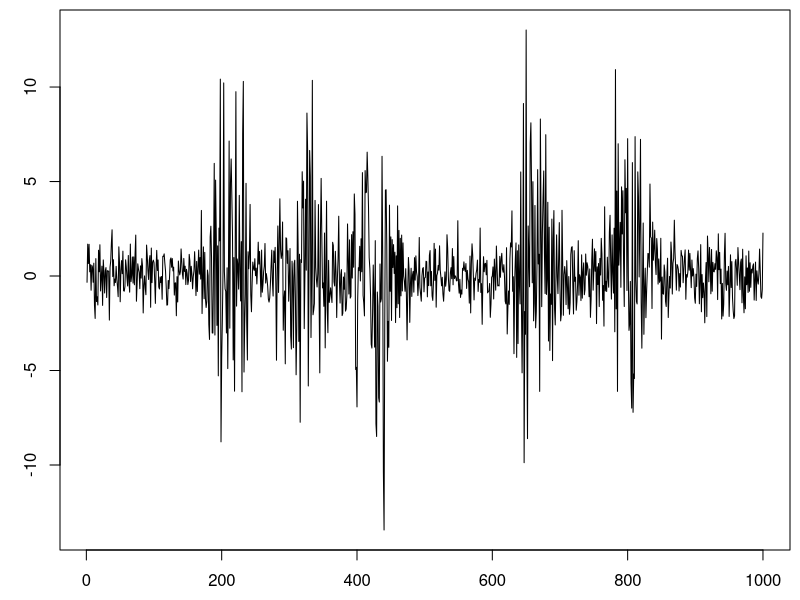

Recreate this plot in R.
## ---- chunk 1
set.seed(33)
N <- 1000
sd1 <- rep(1,N)
events <- runif(N) < 5/N
sigma <- 20
amplitude <- 10
sd2 <- sd1 + filter(events,
  dnorm(seq(from=-2.5*sigma,to=2.5*sigma,length=5*sigma),sd=sigma)*sigma*amplitude,
  circular=T)
Y <- rnorm(n=N,mean=0,sd=sd2)
par(mai=c(0.5,0.6,0.1,0.1))
plot(Y,xlab="", ylab="y",ty="l")
